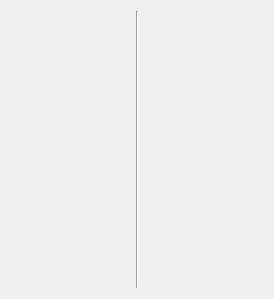
       <widget class="QWidget" name="scrollAreaWidgetContents_6">
        <property name="geometry">
         <rect>
          <x>0</x>
          <y>0</y>
          <width>274</width>
          <height>299</height>
         </rect>
        </property>
        <layout class="QGridLayout" name="gridLayout_6">
         <item row="0" column="3">
          <widget class="QLabel" name="label_48">
           <property name="enabled">
            <bool>true</bool>
           </property>
           <property name="sizePolicy">
            <sizepolicy hsizetype="Ignored" vsizetype="Ignored">
             <horstretch>0</horstretch>
             <verstretch>0</verstretch>
            </sizepolicy>
           </property>
           <property name="minimumSize">
            <size>
             <width>185</width>
             <height>0</height>
            </size>
           </property>
           <property name="text">
            <string/>
           </property>
          </widget>
         </item>
         <item row="0" column="0">
          <widget class="QLabel" name="label_47">
           <property name="sizePolicy">
            <sizepolicy hsizetype="Ignored" vsizetype="Ignored">
             <horstretch>0</horstretch>
             <verstretch>0</verstretch>
            </sizepolicy>
           </property>
           <property name="text">
            <string/>
           </property>
          </widget>
         </item>
         <item row="0" column="1">
          <widget class="Line" name="line_2">
           <property name="orientation">
            <enum>Qt::Vertical</enum>
           </property>
          </widget>
         </item>
        </layout>
       </widget>
